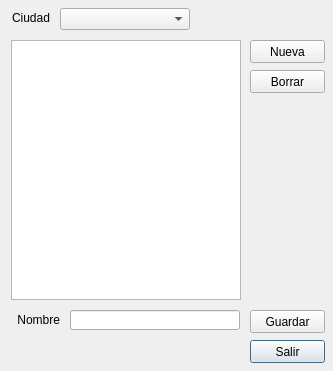
<?xml version="1.0" encoding="UTF-8"?>
<ui version="4.0">
 <class>Dialog</class>
 <widget class="QDialog" name="Dialog">
  <property name="windowModality">
   <enum>Qt::ApplicationModal</enum>
  </property>
  <property name="geometry">
   <rect>
    <x>0</x>
    <y>0</y>
    <width>333</width>
    <height>371</height>
   </rect>
  </property>
  <property name="windowTitle">
   <string>Calles</string>
  </property>
  <property name="modal">
   <bool>true</bool>
  </property>
  <widget class="QPushButton" name="cmdSalir">
   <property name="geometry">
    <rect>
     <x>250</x>
     <y>340</y>
     <width>75</width>
     <height>23</height>
    </rect>
   </property>
   <property name="text">
    <string>Salir</string>
   </property>
   <property name="shortcut">
    <string>Esc</string>
   </property>
  </widget>
  <widget class="QListWidget" name="liwCalles">
   <property name="geometry">
    <rect>
     <x>11</x>
     <y>40</y>
     <width>230</width>
     <height>260</height>
    </rect>
   </property>
  </widget>
  <widget class="QPushButton" name="cmdNueva">
   <property name="geometry">
    <rect>
     <x>250</x>
     <y>40</y>
     <width>75</width>
     <height>23</height>
    </rect>
   </property>
   <property name="text">
    <string>Nueva</string>
   </property>
  </widget>
  <widget class="QPushButton" name="cmdBorrar">
   <property name="geometry">
    <rect>
     <x>250</x>
     <y>70</y>
     <width>75</width>
     <height>23</height>
    </rect>
   </property>
   <property name="text">
    <string>Borrar</string>
   </property>
  </widget>
  <widget class="QPushButton" name="cmdGuardar">
   <property name="geometry">
    <rect>
     <x>250</x>
     <y>310</y>
     <width>75</width>
     <height>23</height>
    </rect>
   </property>
   <property name="text">
    <string>Guardar</string>
   </property>
  </widget>
  <widget class="QComboBox" name="cmbCiudad">
   <property name="geometry">
    <rect>
     <x>60</x>
     <y>8</y>
     <width>130</width>
     <height>22</height>
    </rect>
   </property>
  </widget>
  <widget class="QLabel" name="label_4">
   <property name="geometry">
    <rect>
     <x>10</x>
     <y>10</y>
     <width>40</width>
     <height>16</height>
    </rect>
   </property>
   <property name="text">
    <string>Ciudad</string>
   </property>
   <property name="alignment">
    <set>Qt::AlignRight|Qt::AlignTrailing|Qt::AlignVCenter</set>
   </property>
  </widget>
  <widget class="QLabel" name="label_6">
   <property name="geometry">
    <rect>
     <x>10</x>
     <y>312</y>
     <width>50</width>
     <height>16</height>
    </rect>
   </property>
   <property name="text">
    <string>Nombre</string>
   </property>
   <property name="alignment">
    <set>Qt::AlignRight|Qt::AlignTrailing|Qt::AlignVCenter</set>
   </property>
  </widget>
  <widget class="QLineEdit" name="txtNombre">
   <property name="geometry">
    <rect>
     <x>70</x>
     <y>310</y>
     <width>170</width>
     <height>20</height>
    </rect>
   </property>
   <property name="inputMethodHints">
    <set>Qt::ImhFormattedNumbersOnly</set>
   </property>
   <property name="text">
    <string/>
   </property>
  </widget>
 </widget>
 <resources/>
 <connections/>
</ui>
